Frame 1 (no input): blank canvas, image omitted
Frame 60 (no input): blank canvas, image omitted
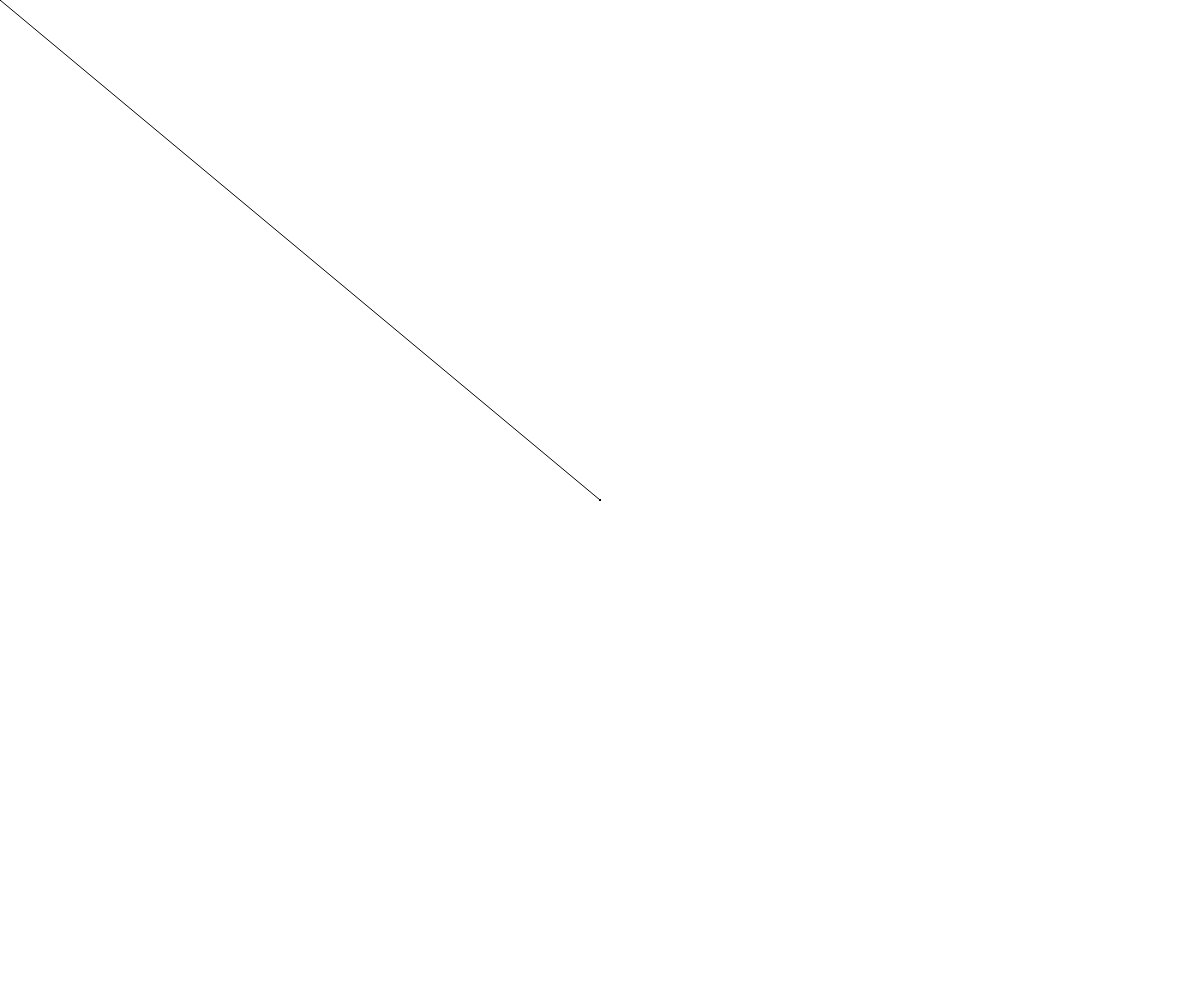
Frame 120 (the mouse pressed at the canvas centre since frame 60)

The p5.js sketch whose frames 1 and 60 were blank and that drew this single picture after the mouse press (run headless with seeded random() and noise() and a simulated clock; from frame 60 on, the mouse is pressed at the canvas centre):

// p5.js sketch
// ── sketch.js
// Line art - Paintbrush
// Anurag Sakharkar
// 9 Sept 2019
//
// Extra for Experts:
// - describe what you did to take this project "above and beyond"

function setup() {
  frameRate(120);
  createCanvas(windowWidth, windowHeight);
  background(255);
}

function draw() {
  line(mouseX,mouseY,pmouseX,pmouseY)
}
